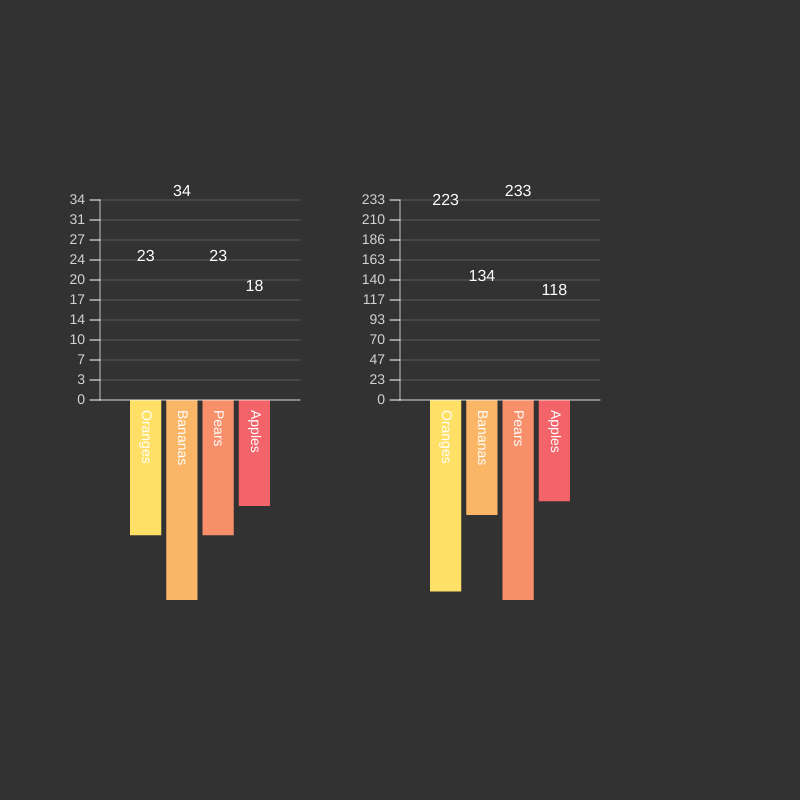
Frame 1 (no input)
Frame 60 (no input): identical to frame 1, image omitted
Frame 120 (the mouse pressed at the canvas centre since frame 60): identical to frame 1, image omitted

The p5.js sketch that drew this single still picture (run headless with seeded random() and noise() and a simulated clock; from frame 60 on, the mouse is pressed at the canvas centre):

// p5.js sketch
// ── sketch.js
let data01 = [
    { name: "Oranges", total: 23 },
    { name: "Bananas", total: 34 },
    { name: "Pears", total: 23 },
    { name: "Apples", total: 18 }
];

let data02 = [
    { name: "Oranges", total: 223 },
    { name: "Bananas", total: 134 },
    { name: "Pears", total: 233 },
    { name: "Apples", total: 118 }
];


let chart01;
let chart02;

function setup() {
    createCanvas(800, 800);

    chart01 = new HorzBarChart(data01)
    chart01.chartWidth = 200;
    chart01.chartHeight = 200
    chart01.posX = 100;
    chart01.posY = 400;
    chart01.updateValues();

    chart02 = new HorzBarChart(data02)
    chart02.chartWidth = 200;
    chart02.chartHeight = 200
    chart02.posX = 400;
    chart02.posY = 400;
    chart02.updateValues();

}


function draw() {
    background(50);
    chart01.render();
    chart02.render();
}
// ── HorzBarChart.js
class HorzBarChart {
    constructor(_data) {
        this.data = _data;

        this.chartWidth = 300;
        this.chartHeight = 300;
        this.spacing = 5;
        this.margin = 30;
        this.numTicks = 10;
        this.posX = 50;
        this.posY = 400;
        this.tickIncrements;
        this.maxValue;
        this.numPlaces = 0;
        this.tickSpacing;
        this.barWidth;
        this.availableWidth;

        this.showValues = true;
        this.showLabels = true;
        this.rotateLabels = true;

        this.colors = [color('#ffe066'), color('#fab666'), color('#f68f6a'), color('#f3646a')];

        this.updateValues();
        this.calculateMaxValue();
    }

    updateValues() {
        this.tickSpacing = this.chartHeight / this.numTicks;
        this.availableWidth = this.chartWidth - (this.margin * 2) - (this.spacing * (this.data.length - 1));
        this.barWidth = this.availableWidth / this.data.length;
    }

    calculateMaxValue() {
        let listValues = this.data.map(function(x) { return x.total })
        this.maxValue = max(listValues);
        this.tickIncrements = this.maxValue / this.numTicks;
    }

    render() {

        push()
        translate(this.posX, this.posY);

        this.drawTicks();
        this.drawHorizontalLines();
        this.drawRects();
        this.drawAxis();
        pop()
    }

    scaleData(num) {
        return map(num, 0, this.maxValue, 0, this.chartHeight);
    }

    drawAxis() {
        //chart
        stroke(255, 180);
        strokeWeight(1);
        line(0, 0, 0, -this.chartHeight); //y
        line(0, 0, this.chartWidth, 0); //x
    }

    drawTicks() {
        for (let i = 0; i <= this.numTicks; i++) {
            //ticks
            stroke(255);
            strokeWeight(1)
            line(0, this.tickSpacing * -i, -10, this.tickSpacing * -i);

            //numbers (text)
            if (this.showValues) {
                fill(255, 200);
                noStroke();
                textSize(14);
                textAlign(RIGHT, CENTER);
                text((i * this.tickIncrements).toFixed(this.numPlaces), -15, this.tickSpacing * -i);
            }
        }
    }

    drawHorizontalLines() {
        for (let i = 0; i <= this.numTicks; i++) {

            //horizontal line
            stroke(255, 50);
            strokeWeight(1)
            line(0, this.tickSpacing * -i, this.chartWidth, this.tickSpacing * -i);


        }
    }

    drawRects() {
        push();
        translate(this.margin, 0);
        for (let i = 0; i < this.data.length; i++) {
            let colorNumber = i % 4;

            //bars
            fill(this.colors[colorNumber]);
            noStroke();
            rect((this.barWidth + this.spacing) * i, 0, this.barWidth, this.scaleData(-this.data[i].total));

            //numbers (text)
            noStroke();
            fill(255);
            textSize(16);
            textAlign(CENTER, BOTTOM);
            text(this.data[i].total, ((this.barWidth + this.spacing) * i) + this.barWidth / 2, this.scaleData(-this.data[i].total));

            //text
            if (this.showLabels) {
                if (this.rotateLabels) {
                    push()
                    noStroke();
                    textSize(14);
                    textAlign(LEFT, CENTER);
                    translate(((this.barWidth + this.spacing) * i) + this.barWidth / 2, 10);
                    rotate(PI / 2)
                    text(this.data[i].name, 0, 0);
                    pop()
                } else {

                    noStroke();
                    fill(255);
                    textSize(14);
                    textAlign(CENTER, BOTTOM);
                    text(this.data[i].name, ((this.barWidth + this.spacing) * i) + this.barWidth / 2, 20);
                }
            }


        }
        pop()
    }
}
// ── StackedBarChart.js

class StackedBarChart {
    constructor(_data, _legend) {
        this.data = _data;
        this.legend = _legend;

        this.title;
        this.titleFontSize;

        this.xAxisTitle;
        this.yAxisTitle;
        this.axisTitleFontSize;

        this.chartWidth;
        this.chartHeight;

        this.spacing;
        this.margin;
        this.numTicks;
        this.posX;
        this.posY;
        this.tickIncrements;
        this.maxValue;
        this.numPlaces;
        this.tickSpacing;
        this.barWidth;
        this.availableWidth;

        this.showValues;
        this.showLabels;
        this.rotateLabels;


        this.colors = [color('#50C878'), color('#FF5733'), color('#C70039'), color('#9cc177')];

        this.horLineColour;
        this.fontColor;
        this.lineColour;



        this.updateValues();
        this.calculateMaxValue();
    }

    updateValues() {
        this.tickSpacing = this.chartHeight / this.numTicks;
        this.availableWidth = this.chartWidth - (this.margin * 1) - (this.spacing * (this.data.length - 1));
        this.barWidth = this.availableWidth / this.data.length;


        this.title = "Amount of Fruit sold by Countries";
        this.titleFontSize = 20;


        this.xAxisTitle = "Countries";
        this.yAxisTitle = "Fruit Totals"
        this.axisTitleFontSize = 12;



        this.spacing = 5;
        this.margin = 15;
        this.numTicks = 10;
        this.numPlaces = 0;

        this.horLineColour = 215, 219, 222;
        this.lineColour = (33, 37, 41)
        this.fontColor = (33, 37, 100);
        this.tickColor = (33, 37, 41);
        this.strokeThickness = 1;
        this.fontSize = 14;

        this.showValues = true;
        this.showLabels = true;
        this.showText = false;
        this.rotateLabels = true;






    }

    calculateMaxValue() {
        let listValues = this.data.map(function (x) {
            return x.total
        })
        this.maxValue = max(listValues);
        this.tickIncrements = this.maxValue / this.numTicks;
    }

    render() {

        push()
        translate(this.posX, this.posY);

        this.drawLegend();
        this.drawTitle();
        this.drawTicks();
        this.drawHorizontalLines();
        this.drawRects();
        this.drawAxis();
        pop()
    }


    drawLegend() {
       
        push();
        translate(0, -this.chartHeight);
        for (let i = 0; i < this.legend.length; i++) {
            noStroke();
            fill(this.fontColor);
            textSize(14);
            textAlign(LEFT, CENTER);
            text(this.legend[i].name, this.chartWidth + this.margin, this.tickSpacing * i);
            fill(this.legend[i].colour)
            ellipse(this.chartWidth + this.margin -10, this.tickSpacing * i, 10, 10)
        }
        pop();

        
    }


    drawTitle() {
        //Main Title
        fill(this.fontColor);
        textAlign(CENTER, CENTER)
        textSize(this.titleFontSize);
        text(this.title, this.chartWidth / 2, -this.chartHeight - 50)

        //X Axis Title
        push();
        translate(10,35)
        fill(this.fontColor);
        textAlign(CENTER, TOP , TOP)
        textSize(this.titleFontSize);
        text(this.xAxisTitle, this.chartWidth / 2, this.chartHeight / 2 - 50)
pop();
        //Y Axis Title
        push()
        rotate(PI / -2)
        fill(this.fontColor);
        textAlign(CENTER, CENTER)
        textSize(this.titleFontSize);
        text(this.yAxisTitle, this.chartWidth / 2, -50)
        pop()

    }

    scaleData(num) {
        return map(num, 0, this.maxValue, 0, this.chartHeight);
    }

    drawAxis() {
        //chart
        stroke(this.lineColour);
        strokeWeight(1);
        line(0, 0, 0, -this.chartHeight); //y
        line(0, 0, this.chartWidth, 0); //x
    }

    drawTicks() {
        for (let i = 0; i <= this.numTicks; i++) {
            //ticks
            stroke(this.tickColor);
            strokeWeight(1)
            line(0, this.tickSpacing * -i, -10, this.tickSpacing * -i);

            //numbers (text)
            if (this.showValues) {
                fill(this.fontColor);
                noStroke();
                textSize(14);
                textAlign(RIGHT, CENTER);
                text((i * this.tickIncrements).toFixed(this.numPlaces), -15, this.tickSpacing * -i);
            }
        }
    }

    drawHorizontalLines() {
        for (let i = 0; i <= this.numTicks; i++) {

            //horizontal line
            stroke(this.horLineColour);
            strokeWeight(1)
            line(0, this.tickSpacing * -i, this.chartWidth, this.tickSpacing * -i);


        }
    }

    drawRects() {
        push();
        translate(this.margin, 0);
        for (let i = 0; i < this.data.length; i++) {

            //Stack loop
            push();
            for (let j = 0; j < this.data[i].values.length; j++) {
                let colorNumber = j % 4;


                fill(this.colors[colorNumber]);
                noStroke();
                rect((this.barWidth + this.spacing) * i, 0, this.barWidth, this.scaleData(-this.data[i].values[j]));
                translate(0, this.scaleData(-this.data[i].values[j]))
            }
            pop();



            //bars



            //numbers (text)
            if (this.showText) {
            noStroke();
            fill(this.fontColor);
            textSize(16);
            textAlign(CENTER, BOTTOM);
            text(this.data[i].total, ((this.barWidth + this.spacing) * i) + this.barWidth / 2, this.scaleData(-this.data[i].total));
            }

            //text
            if (this.showLabels) {
                if (this.rotateLabels) {
                    push()
                    noStroke();
                    textSize(14);
                    textAlign(LEFT, CENTER);
                    translate(((this.barWidth + this.spacing) * i) + this.barWidth / 2, 10);
                    rotate(PI / 4)
                    text(this.data[i].country, 0, 0);
                    pop()
                } else {

                    noStroke();
                    fill(255);
                    textSize(14);
                    textAlign(CENTER, BOTTOM);
                    text(this.data[i].country, ((this.barWidth + this.spacing) * i) + this.barWidth / 2, 20);
                }
            }


        }
        pop()
    }
}
